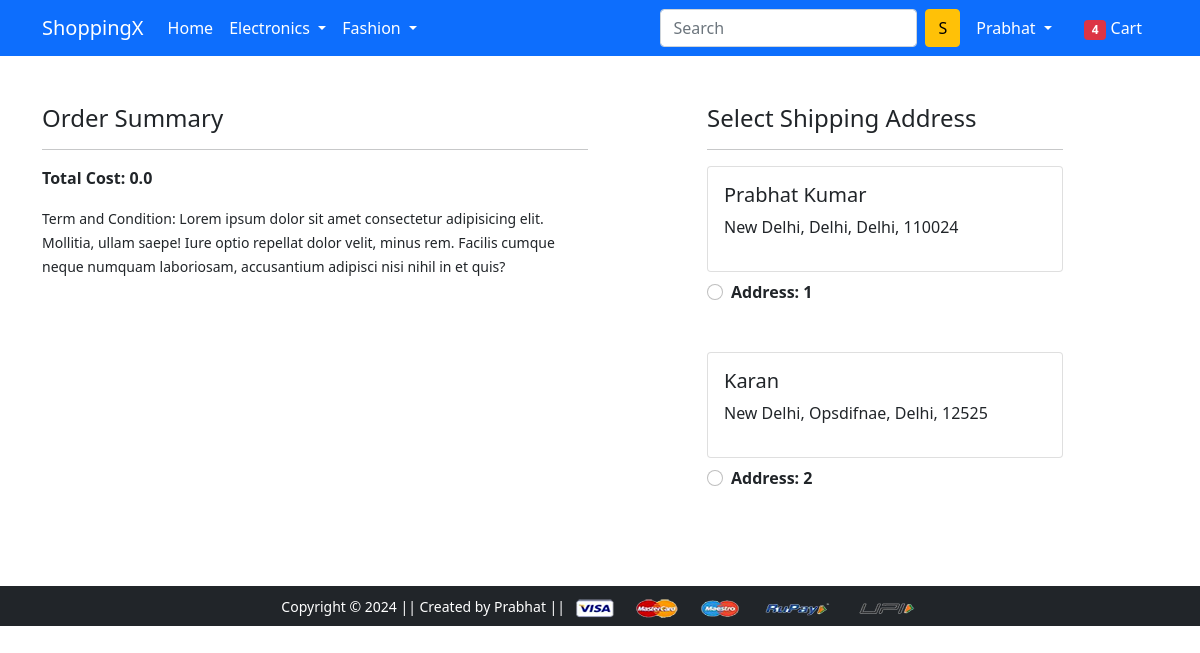
The page /checkout/ (signed in) on the database its author committed.
### app/models.py (models this page shows, shortened)
class Customer(models.Model):
    user = models.ForeignKey(User, on_delete=models.CASCADE)
    name = models.CharField(max_length=50)
    locality = models.CharField(max_length=200)
    city = models.CharField(max_length=200)
    zipcode = models.IntegerField()
    state = models.CharField(choices=STATE_CHOICES, max_length=50)

### app/views.py (the view, shortened to what this page needs)
# urls.py: path('checkout/', views.checkout, name='checkout'),
@login_required
def checkout(request):
    user = request.user
    add = Customer.objects.filter(user=user)
    cart_items = Cart.objects.filter(user=user)
    amount = 0.0
    shipping_amount = 70.0
    total_amount = 0.0
    cart_product = [p for p in Cart.objects.all() if p.user == user]
    print(cart_product)
    return render(request, 'app/checkout.html',{'add':add, 'total_amt':total_amount, 'cart_items':cart_items})

### app/templates/app/checkout.html (shortened to what this page needs)
{% extends 'app/base.html' %}
{% load static %}
{% block main-content %}
<div class="container">
 <div class="row mt-5">
  <div class="col-sm-6">
    <h4>Order Summary</h4>
    <hr>
      <p class="fw-bold">Total Cost: {{total_amt}}</p>
    <small>Term and Condition: Lorem ipsum dolor sit amet consectetur adipisicing elit. Mollitia, ullam saepe! Iure optio repellat dolor velit, minus rem. Facilis cumque neque numquam laboriosam, accusantium adipisci nisi nihil in et quis?</small>
  </div>
  <div class="col-sm-4 offset-sm-1">
    <h4>Select Shipping Address</h4>
    <hr>
    <form action="/paymentdone">
      {% for ad in add %}
      <div class="card">
        <div class="card-body">
        <h5>{{ad.name | title}}</h5>
        <p>{{ad.locality | title}}, {{ad.city | title}}, {{ad.state | title}}, {{ad.zipcode}}</p>
        </div>
      </div>
        <div class="form-check mt-2 mb-5">
          <input class="form-check-input" type="radio" name="custid" value="{{ ad.id }}" id="custadd{{ forloop.counter }}">
          <label class="form-check-label fw-bold" for="custadd{{forloop.counter}}">
            Address: {{ forloop.counter }} </label>
        </div>
        {% endfor %}
      </form>
    </div>
  </div>
</div>
{% endblock main-content %}

### app/templates/app/base.html (shortened to what this page needs)
<!doctype html>
{% load static %}
<html lang="en">
  <head>
    <link href="https://cdn.jsdelivr.net/npm/bootstrap@5.0.0-beta1/dist/css/bootstrap.min.css" rel="stylesheet">
    <link rel="stylesheet" href="{% static 'app/css/owl.carousel.min.css' %}">
    <link rel="stylesheet" href="{% static 'app/css/all.min.css' %}">
    <link rel="stylesheet" href="{% static 'app/css/style.css' %}">
  </head>
  <body>
    <nav class="navbar navbar-expand-lg navbar-dark bg-primary">
     <div class="container">
       <a class="navbar-brand" href="/">ShoppingX</a>
       <div class="collapse navbar-collapse" id="navbarSupportedContent">
         <ul class="navbar-nav me-auto mb-2 mb-lg-0">
           <li class="nav-item">
             <a class="nav-link active" aria-current="page" href="/">Home</a>
           </li>
           <li class="nav-item dropdown">
             <a class="nav-link dropdown-toggle text-white" href="#" id="electronicsDropdown" role="button" data-bs-toggle="dropdown" aria-expanded="false">
               Electronics
             </a>
           </li>
           <li class="nav-item dropdown">
             <a class="nav-link dropdown-toggle text-white" href="#" id="fashionDropdown" role="button" data-bs-toggle="dropdown" aria-expanded="false">
               Fashion
             </a>
           </li>
         </ul>
         <form class="d-flex">
           <input class="form-control me-2" type="search" placeholder="Search" aria-label="Search">
           <button class="btn btn-warning" type="submit">S</button>
         </form>
         <div>
          <ul class="navbar-nav me-auto mb-2 mb-lg-0">
            {% if request.user.is_authenticated %}
           <li class="nav-item dropdown mx-2">
              <a class="nav-link dropdown-toggle text-white" href="#" id="profileDropdown" role="button" data-bs-toggle="dropdown" aria-expanded="false">
                {{request.user | title}}
              </a>
            </li>
            <li class="nav-item mx-2">
             <a href="{% url 'show_cart' %}" class="nav-link text-white"><span class="badge bg-danger">4</span> Cart </a>
            </li>
            {% endif %}
          </ul>
         </div>
       </div>
     </div>
    </nav>
    {% block main-content %} {% endblock main-content %}
    <footer class="container-fluid bg-dark text-center p-2 mt-5">
        <small class="text-white">Copyright &copy; 2024 || Created by Prabhat || </small>
        <img src="{% static 'app/images/payment.png' %}" alt="" srcset="" class="img-fluid" height="2px">
    </footer>
  </body>
</html>

### rows shown on the page
Customer: name "Prabhat Kumar", locality "New Delhi", city "Delhi", state "Delhi", zipcode "110024"
Customer: name "Karan", locality "New Delhi", city "Opsdifnae", state "Delhi", zipcode "12525"

### other values the page prints
{{ request.user | title }} "Prabhat"
{{ total_amt }} "0.0"
